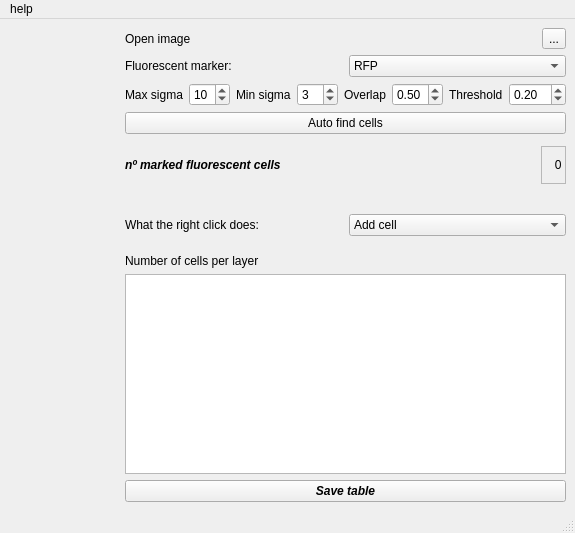
<?xml version="1.0" encoding="UTF-8"?>
<ui version="4.0">
 <class>MainWindow</class>
 <widget class="QMainWindow" name="MainWindow">
  <property name="geometry">
   <rect>
    <x>0</x>
    <y>0</y>
    <width>575</width>
    <height>533</height>
   </rect>
  </property>
  <property name="minimumSize">
   <size>
    <width>0</width>
    <height>0</height>
   </size>
  </property>
  <property name="windowTitle">
   <string>Cell counter</string>
  </property>
  <property name="windowIcon">
   <iconset>
    <normaloff>SRGAP2A_E14.5-E18.5_3-2.png</normaloff>SRGAP2A_E14.5-E18.5_3-2.png</iconset>
  </property>
  <property name="windowOpacity">
   <double>1.000000000000000</double>
  </property>
  <property name="tabShape">
   <enum>QTabWidget::Rounded</enum>
  </property>
  <widget class="QWidget" name="centralwidget">
   <layout class="QGridLayout" name="gridLayout">
    <item row="2" column="1" colspan="2">
     <layout class="QHBoxLayout" name="horizontalLayout_3">
      <item>
       <widget class="QLabel" name="label_3">
        <property name="text">
         <string>Max sigma</string>
        </property>
       </widget>
      </item>
      <item>
       <widget class="QSpinBox" name="maxSigSpin">
        <property name="value">
         <number>10</number>
        </property>
       </widget>
      </item>
      <item>
       <widget class="QLabel" name="label_4">
        <property name="text">
         <string>Min sigma</string>
        </property>
       </widget>
      </item>
      <item>
       <widget class="QSpinBox" name="minSigSpin">
        <property name="value">
         <number>3</number>
        </property>
       </widget>
      </item>
      <item>
       <widget class="QLabel" name="label_6">
        <property name="text">
         <string>Overlap</string>
        </property>
       </widget>
      </item>
      <item>
       <widget class="QDoubleSpinBox" name="log_overlap">
        <property name="maximum">
         <double>1.000000000000000</double>
        </property>
        <property name="singleStep">
         <double>0.050000000000000</double>
        </property>
        <property name="value">
         <double>0.500000000000000</double>
        </property>
       </widget>
      </item>
      <item>
       <widget class="QLabel" name="label_7">
        <property name="text">
         <string>Threshold</string>
        </property>
       </widget>
      </item>
      <item>
       <widget class="QDoubleSpinBox" name="thresholdSpin">
        <property name="singleStep">
         <double>0.100000000000000</double>
        </property>
        <property name="value">
         <double>0.200000000000000</double>
        </property>
       </widget>
      </item>
     </layout>
    </item>
    <item row="10" column="1" colspan="2">
     <layout class="QHBoxLayout" name="horizontalLayout">
      <item>
       <widget class="QLabel" name="label">
        <property name="text">
         <string>What the right click does:</string>
        </property>
       </widget>
      </item>
      <item>
       <widget class="QComboBox" name="rClicktype">
        <item>
         <property name="text">
          <string>Add cell</string>
         </property>
        </item>
        <item>
         <property name="text">
          <string>Remove cell</string>
         </property>
        </item>
        <item>
         <property name="text">
          <string>Add 1st box corner</string>
         </property>
        </item>
        <item>
         <property name="text">
          <string>Add 2nd box corner</string>
         </property>
        </item>
        <item>
         <property name="text">
          <string>Add 3rd box corner</string>
         </property>
        </item>
        <item>
         <property name="text">
          <string>Add 4th box corner</string>
         </property>
        </item>
       </widget>
      </item>
     </layout>
    </item>
    <item row="0" column="1" colspan="2">
     <layout class="QHBoxLayout" name="horizontalLayout_8">
      <item>
       <widget class="QLabel" name="label_11">
        <property name="text">
         <string>Open image</string>
        </property>
       </widget>
      </item>
      <item>
       <widget class="QToolButton" name="imageviewbutton">
        <property name="text">
         <string>...</string>
        </property>
       </widget>
      </item>
     </layout>
    </item>
    <item row="13" column="1" colspan="2">
     <widget class="QLabel" name="label_8">
      <property name="text">
       <string>Number of cells per layer</string>
      </property>
     </widget>
    </item>
    <item row="14" column="1" colspan="2">
     <layout class="QGridLayout" name="layout">
      <item row="0" column="0">
       <widget class="QTableWidget" name="table">
        <attribute name="horizontalHeaderStretchLastSection">
         <bool>true</bool>
        </attribute>
        <attribute name="verticalHeaderVisible">
         <bool>false</bool>
        </attribute>
        <attribute name="verticalHeaderHighlightSections">
         <bool>true</bool>
        </attribute>
       </widget>
      </item>
     </layout>
    </item>
    <item row="5" column="1" colspan="2">
     <layout class="QHBoxLayout" name="horizontalLayout_4">
      <item>
       <widget class="QLabel" name="label_5">
        <property name="font">
         <font>
          <pointsize>9</pointsize>
          <weight>75</weight>
          <italic>true</italic>
          <bold>true</bold>
         </font>
        </property>
        <property name="text">
         <string>nº marked fluorescent cells </string>
        </property>
       </widget>
      </item>
      <item>
       <spacer name="horizontalSpacer">
        <property name="orientation">
         <enum>Qt::Horizontal</enum>
        </property>
        <property name="sizeHint" stdset="0">
         <size>
          <width>38</width>
          <height>38</height>
         </size>
        </property>
       </spacer>
      </item>
      <item>
       <widget class="QLabel" name="nMarkedCells">
        <property name="frameShape">
         <enum>QFrame::StyledPanel</enum>
        </property>
        <property name="text">
         <string>   0</string>
        </property>
       </widget>
      </item>
     </layout>
    </item>
    <item row="0" column="0" rowspan="16">
     <layout class="QVBoxLayout" name="mplvl">
      <property name="sizeConstraint">
       <enum>QLayout::SetMinimumSize</enum>
      </property>
      <item>
       <widget class="QWidget" name="widget" native="true">
        <property name="mouseTracking">
         <bool>true</bool>
        </property>
        <property name="autoFillBackground">
         <bool>true</bool>
        </property>
       </widget>
      </item>
     </layout>
    </item>
    <item row="1" column="1" colspan="2">
     <layout class="QHBoxLayout" name="horizontalLayout_2">
      <item>
       <widget class="QLabel" name="label_2">
        <property name="text">
         <string>Fluorescent marker: </string>
        </property>
       </widget>
      </item>
      <item>
       <widget class="QComboBox" name="fMarker">
        <item>
         <property name="text">
          <string>RFP</string>
         </property>
        </item>
        <item>
         <property name="text">
          <string>GFP</string>
         </property>
        </item>
        <item>
         <property name="text">
          <string>GFP or RFP</string>
         </property>
        </item>
       </widget>
      </item>
     </layout>
    </item>
    <item row="3" column="1" colspan="2">
     <widget class="QPushButton" name="FindCells">
      <property name="text">
       <string>Auto find cells</string>
      </property>
     </widget>
    </item>
    <item row="15" column="1" colspan="2">
     <widget class="QPushButton" name="AddClassified">
      <property name="font">
       <font>
        <pointsize>9</pointsize>
        <weight>75</weight>
        <italic>true</italic>
        <bold>true</bold>
       </font>
      </property>
      <property name="text">
       <string>Save table</string>
      </property>
     </widget>
    </item>
   </layout>
  </widget>
  <widget class="QMenuBar" name="menubar">
   <property name="geometry">
    <rect>
     <x>0</x>
     <y>0</y>
     <width>575</width>
     <height>24</height>
    </rect>
   </property>
   <widget class="QMenu" name="menuHelp">
    <property name="title">
     <string>help</string>
    </property>
    <addaction name="actionHow_to_run"/>
   </widget>
   <addaction name="menuHelp"/>
  </widget>
  <widget class="QStatusBar" name="statusbar"/>
  <action name="actionHow_to_run">
   <property name="text">
    <string>how to run</string>
   </property>
  </action>
 </widget>
 <resources/>
 <connections/>
</ui>
